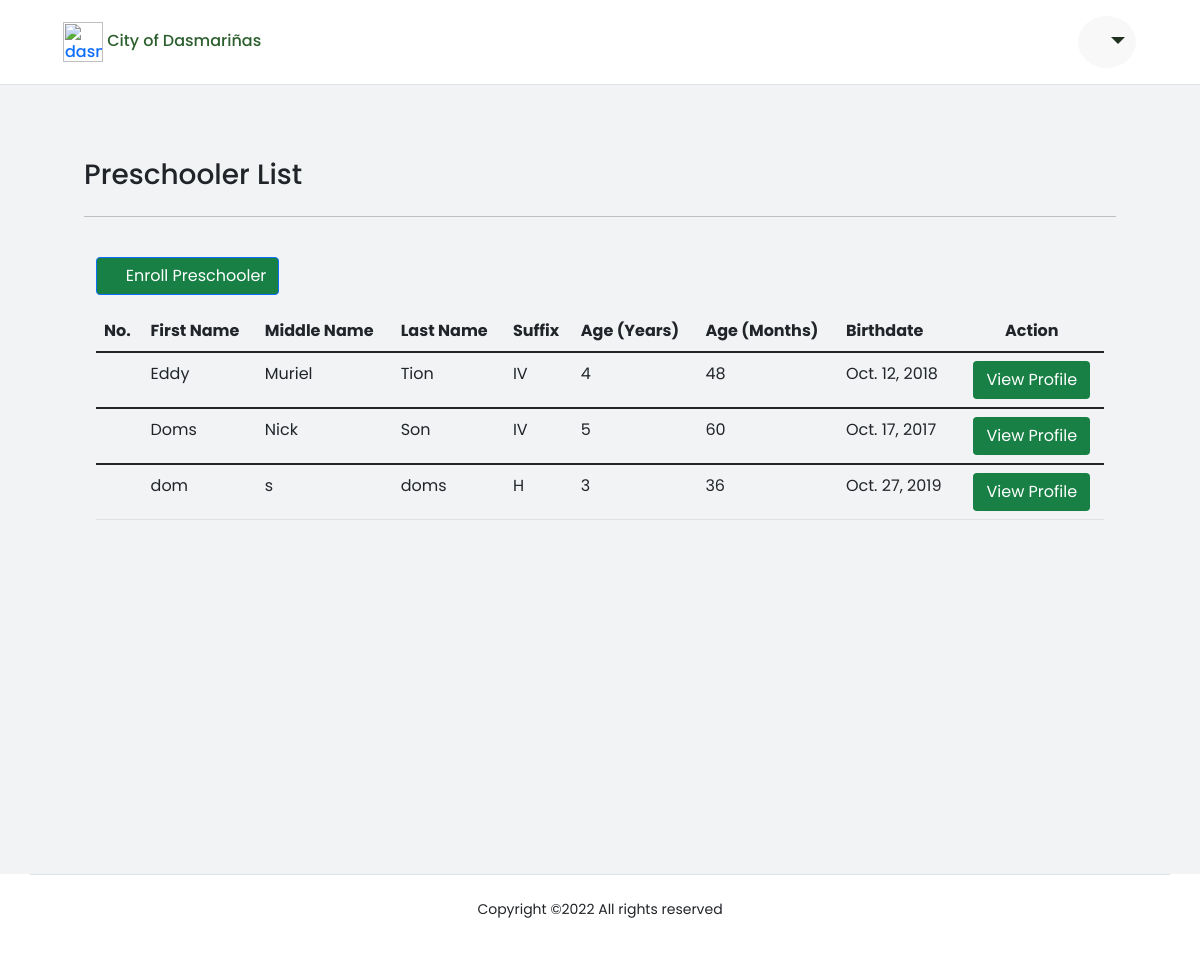
The app's page /home (signed in), older data.
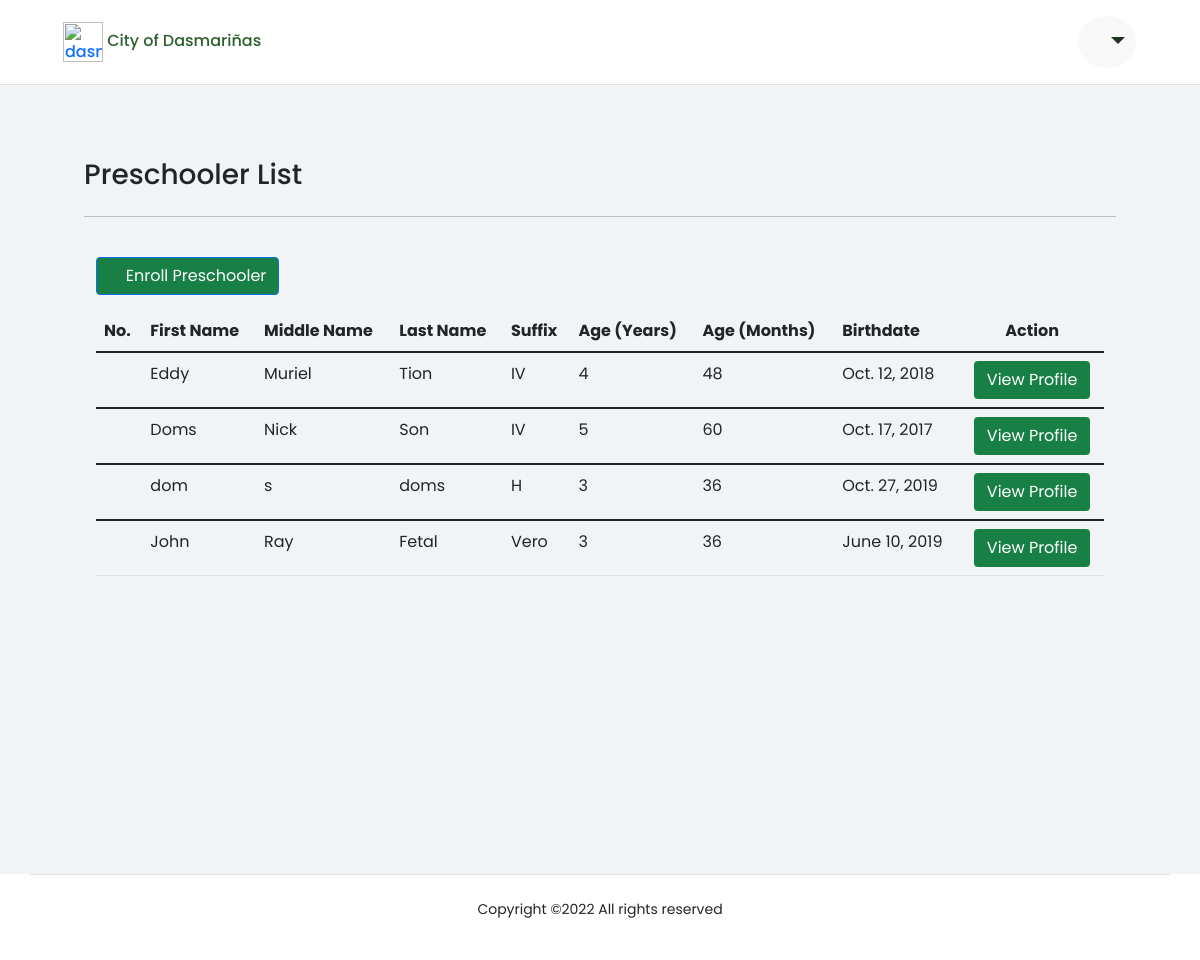
The same page, newer data.
### profilingApp/models.py (models this page shows, shortened)
class Preschooler(Model):
    GENDER = [('Male', 'Male'),
              ('Female', 'Female'),]
    parent = models.ForeignKey(Parent, on_delete=CASCADE)
    first_name = models.CharField(max_length=100)
    last_name = models.CharField(max_length=100)
    middle_name = models.CharField(max_length=100)
    suffix_name = models.CharField(max_length=100)
    birthday = models.DateField(null=True, blank=True)
    height = models.FloatField(null=True, validators=[MinValueValidator(45.0), MaxValueValidator(120.0)])
    weight = models.FloatField(null=True, validators=[MinValueValidator(1.0), MaxValueValidator(28.0)])
    gender = models.CharField(max_length=100, choices=GENDER, null=True)
    date_measured = models.DateField(null=True, blank=True)
    def age_years(self):
        return int(date.today().year - self.birthday.year)
    def age_months(self):
        return int((date.today().year - self.birthday.year) * 12)

### profilingApp/views.py (the view, shortened to what this page needs)
# urls.py: path('home', views.parent_home, name='parent_home'),
@login_required(login_url='login_registration')
def parent_home(request):
    parent_user = Parent.objects.get(user_id=request.user.id)
    preschooler = Preschooler.objects.filter(parent=parent_user)
    context = {'preschoolers': preschooler}
    return render(request, 'activities/Parent Home.html', context)

### profilingApp/templates/activities/Parent Home.html (shortened to what the changed rows need)
{% load static %}
<html lang="en">
<head>
    <link rel="stylesheet" href="{% static '/CSS/DataTables/datatables.min.css' %}">
    <link rel="stylesheet" href="{% static '/CSS/styles.css' %}">
    <link rel="stylesheet" href="{% static '/CSS/font-awesome/css/all.min.css' %}">
    <link rel="stylesheet" href="{% static '/CSS/css/bootstrap.min.css' %}">
</head>
<body>
    <div id="grid" class="container-fluid" style="padding:7%; margin-top:50px;">
    <div class="container text-black">
        <div class="row">
            <div class="col">
                <div class="table-responsive">
                    <table class="table table-hover table-cell-border" id="preschoolers_table">
                        <thead>
                            <tr>
                                <th scope="col">No.</th>
                                <th scope="col">First Name</th>
                                <th scope="col">Middle Name</th>
                                <th scope="col">Last Name</th>
                                <th scope="col">Suffix</th>
                                <th scope="col">Age (Years)</th>
                                <th scope="col">Age (Months)</th>
                                <th scope="col">Birthdate</th>
                                <th scope="col" class="nosort text-center">Action</th>
                            </tr>
                        </thead>
                        <tbody>
                            {% for preschooler in preschoolers %}
                            <tr>
                                <td></td>
                                <td>{{ preschooler.first_name }}</td>
                                <td>{{ preschooler.middle_name }}</td>
                                <td>{{ preschooler.last_name }}</td>
                                <td>{{ preschooler.suffix_name }}</td>
                                <td>{{ preschooler.age_years }}</td>
                                <td>{{ preschooler.age_months }}</td>
                                <td>{{ preschooler.birthday }}</td>
                                <td style="text-align: center;">
                                    <div>
                                        <a href="{% url 'parent_preschooler' preschooler.id %}"><button type="button" style="background-color: #188045; color: white;" class="btn">View Profile</button></a>
                                    </div>
                                </td>
                            </tr>
                        </tbody>
                        {% endfor %}
                    </table>
                </div>
            </div>
        </div>
    </div>
    </div>
</body>

Row changes from the older to the newer data that the page shows:
added Preschooler: first_name "John", middle_name "Ray", last_name "Fetal", suffix_name "Vero", age_years "3", age_months "36", birthday "June 10, 2019"
